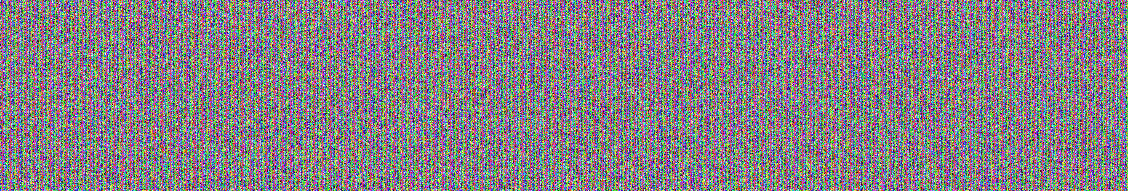
#> input picture bg.png, 1128 x 191 px
$ python build_readme.py
#> lines starting #> are read from the running program, lines starting #| are printed output that depends on the picture
from datetime import datetime as date
from PIL import ImageFont
from PIL import ImageDraw
from PIL import Image

def load_bg_image(image_name):
#> called with image_name = 'bg.png'
	return Image.open(image_name)
#> returned value is the input picture: PIL image 1128x191 RGB; mean R, G, B 130.3, 130.4, 130

def output_final_image(output_image_name, bg_image):
#> called with output_image_name = 'output.png'
	draw = ImageDraw.Draw(bg_image)
	bg_width, bg_height = bg_image.size
#> bg_width = 1128; bg_height = 191

	font = ImageFont.truetype("Roboto-Light.ttf", 16)
	text = date.today().strftime("%A")
	width, height = font.getsize(text)

	x = (bg_width - width) / 2
#> x = 528
	y = (bg_height - height) / 2
#> y = 86.5
	padding = 10

	draw.rectangle((x - padding, y - padding, x + width + padding, y + height + padding), outline = None, fill = 'black')
	draw.text((x, y), text, (255, 255, 255), font = font)

	bg_image.save(output_image_name)
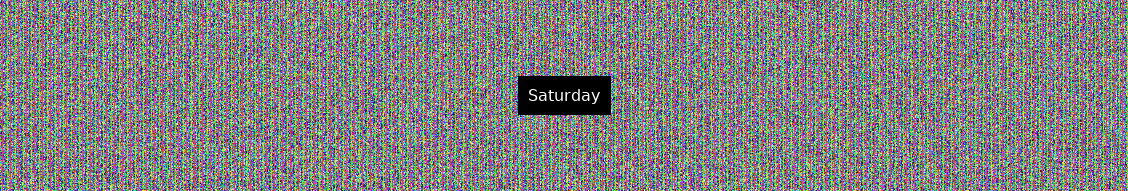
#> saved as output.png: PIL image 1128x191 RGB; mean R, G, B 128.4, 128.5, 128.1

if __name__ == "__main__":
	bg_image = load_bg_image("bg.png")
	output_final_image("output.png", bg_image)
